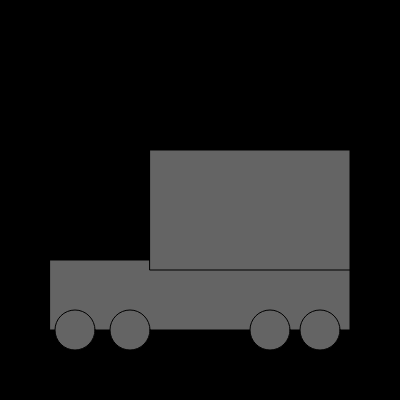
Frame 1 (no input)
Frame 60 (no input): identical to frame 1, image omitted
Frame 120 (the mouse pressed at the canvas centre since frame 60): identical to frame 1, image omitted

The p5.js sketch that drew this single still picture (run headless with seeded random() and noise() and a simulated clock; from frame 60 on, the mouse is pressed at the canvas centre):

// p5.js sketch
// ── sketch.js
function setup() {
  createCanvas(400, 400);
}

function draw() {
  //background color
  background(0,0,0);
  //cars body
  //cars color
  fill(100); 
  rect(50,260,300,70);  
  // cars back
  rect(150, 150, 200, 120);  
  // front left tire
  ellipse(75,330, 40, 40);  
  // front right tire
  ellipse(130,330, 40, 40);  
  // back left tire
  ellipse(270,330, 40, 40 );
  // back right tire
  ellipse(320, 330, 40, 40)
  
}
